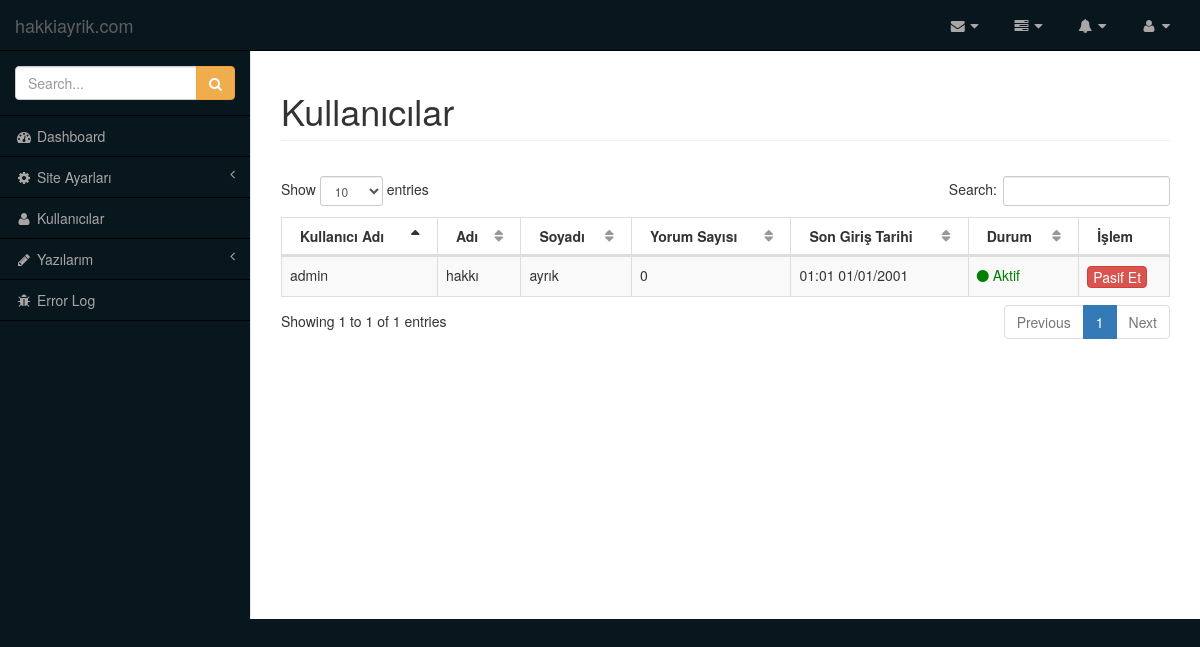
The app's page /?url=admin/user (signed in) with its own data.
### tables this page shows
CREATE TABLE `ha_users` (
  `id` int(11) NOT NULL AUTO_INCREMENT,
  `name` varchar(150) NOT NULL,
  `surname` varchar(150) NOT NULL,
  `user_name` varchar(20) NOT NULL,
  `password` varchar(16) NOT NULL,
  `status` int(1) NOT NULL DEFAULT '1',
  `created_at` timestamp NOT NULL DEFAULT CURRENT_TIMESTAMP,
  `update_at` timestamp NOT NULL DEFAULT '0000-00-00 00:00:00' ON UPDATE CURRENT_TIMESTAMP,
  `last_entry` timestamp NOT NULL DEFAULT '0000-00-00 00:00:00',
  PRIMARY KEY (`id`,`user_name`)
);

### app/views/admin/index.php (called while the page is built)
<?php
require_once "header.php";
require_once $content_file;
require_once "footer.php";
?>

### app/core/view.php (called while the page is built, shortened)
<?php
class view
{
    public static function render($view, array $params = [])
    {
        if (file_exists($file = VDIR."/{$view}.php")) {
            extract($params);
            require $file;
        } else {
            exit("Görünüm dosyası bulunamadı: $view");
        }
    }
}

### app/core/controller.php (called while the page is built, shortened)
<?php
class controller
{
    public function render($file, array $params = [])
    {
        return view::render($file, $params);
    }
    public function model($model)
    {
        if (file_exists($file = MDIR."/{$model}.php")) {
            if (class_exists($model)) {
                return new $model;
            } else {
                exit("Model dosyasında sınıf tanımlı değil: $model");
            }
        } else {
            exit("Model dosyası bulunamadı: {$model}.php");
        }
    }
}

### app/controllers/adminController.php (called while the page is built, shortened)
<?php
class adminController extends controller
{
    public function userAction()
    {
        $userModel = $this->model('user');
        $data['title'] = 'Kullanıcılar';
        $data['content_file'] = 'users.php';
        $data['users'] = $userModel->getAll();
        return $this->render('admin/index', $data);
    }
}

### app/core/app.php (called while the page is built, shortened)
<?php
class app
{
    public $controller, $action, $params;
    public function __construct()
    {
        $url = isset($_GET['url']) && !empty($_GET['url']) ?
            trim($_GET['url'], '/') : 'default/index';
        $url = explode('/', $url);
        $this->controller = isset($url[0]) ? $url[0].'Controller' : 'defaultController';
        $this->action = isset($url[1]) ? $url[1].'Action' : 'indexAction';
        array_shift($url);
        array_shift($url);
        $this->params = $url;
    }
    public function run()
    {
        if (file_exists($file = CDIR."/{$this->controller}.php")) {
            if (class_exists($this->controller)) {
                $controller = new $this->controller;
                if (method_exists($controller, $this->action)) {
                    call_user_func_array([$controller, $this->action], $this->params);
                } else {
                    exit("Metod mevcut değil: {$this->action}");
                }
            } else {
                exit("Sınıf mevcut değil: $this->controller");
            }
        } else {
            exit("Controller dosyası mevcut değil: {$this->controller}.php");
        }
    }
}

### index.php (called while the page is built, shortened)
<?php
require CORE_DIR.'/app.php';
require CORE_DIR.'/model.php';
require CORE_DIR.'/view.php';
require CORE_DIR.'/controller.php';
$app = new app;
$app->run();

### app/core/model.php (called while the page is built, shortened)
<?php
class model
{
    public $db;
    public function __construct()
    {
        $this->db = new PDO(DB_DSN, DB_USR, DB_PWD);
    }
    public function fetchAll($query, array $params = [])
    {
        $sth = $this->db->prepare($query);
        $sth->execute($params);
        return $sth->fetchAll();
    }
}

### app/models/user.php (called while the page is built, shortened)
<?php
class user extends model
{
    public function getAll()
    {
        return $this->fetchAll('SELECT * FROM ha_users');
    }
}

### app/views/admin/users.php (the view, shortened to what this page needs)
<div class="row">
    <div class="col-lg-12">
        <h1 class="page-header"><?php echo $title ?><h1>
    </div>
</div>
<div class="row">
    <div class="panel-body">
    <table width="100%" class="table table-striped table-bordered table-hover" id="dataTables-users">
        <thead>
        <tr>
            <th>Kullanıcı Adı</th>
            <th>Adı</th>
            <th>Soyadı</th>
            <th>Yorum Sayısı</th>
            <th>Son Giriş Tarihi</th>
            <th>Durum</th>
            <th data-orderable="false">İşlem</th>
        </tr>
        </thead>
        <tbody>
        <?php foreach ($users as $user){ ?>
        <tr class="gradeA">
            <td><?php echo $user['user_name'] ?></td>
            <td><?php echo $user['name'] ?></td>
            <td><?php echo $user['surname'] ?></td>
            <td class="center">0</td>
            <td class="center">01:01 01/01/2001</td>
            <td style="color:<?= $user['status'] == 1 ? 'green' : 'indianred' ?>"><i class="fa fa-circle"></i> <?= $user['status'] == 1 ? 'Aktif' : 'Pasif' ?></td>
            <td><a href="?url=admin/updateuser/<?php echo $user['id'] ?>/<?= $user['status'] == 1 ? 0 : 1 ?>" class="btn btn-<?= $user['status'] == 1 ? 'danger' : 'success' ?>"><?= $user['status'] == 1 ? 'Pasif Et' : 'Aktif Et' ?></a></td>
        </tr>
        <?php } ?>
        </tbody>
    </table>
    </div>
</div>

### records on screen
ha_users: user_name "admin", name "hakkı", surname "ayrık", status "Aktif"

### other values on screen
$title "Kullanıcılar"
